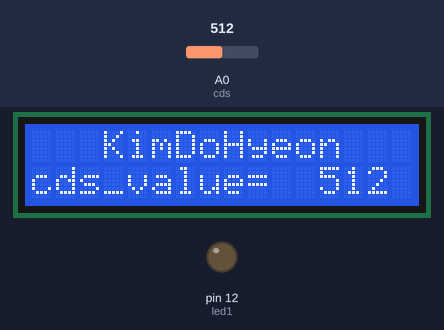
Recording of a sketch running on a simulated Arduino Uno, built with avr-gcc and run on an emulated ATmega328P. Parts: 16×2 character LCD, output pins drawn as LEDs (lit = HIGH). The test bench sets the inputs (shaded band); at power-on: A0 (cds) = 512. What the sketch prints to the serial monitor is not drawn.

Above: at 1.3 s.
1.4 s: A0 (cds) set to 716
At 2.3 s:
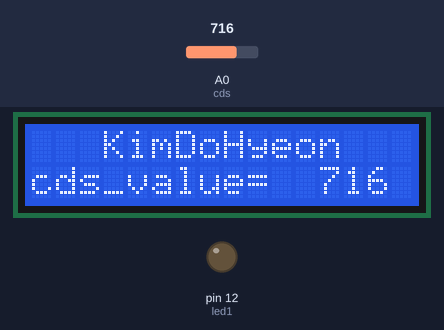
3.2 s: A0 (cds) set to 900
At 3.7 s:
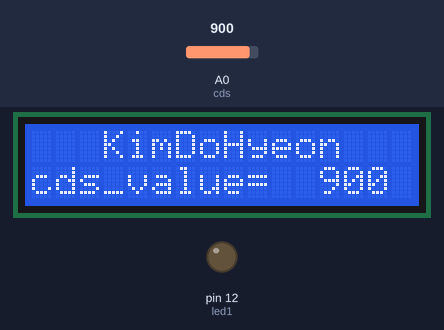
4.7 s: A0 (cds) set to 1023
At 6.2 s:
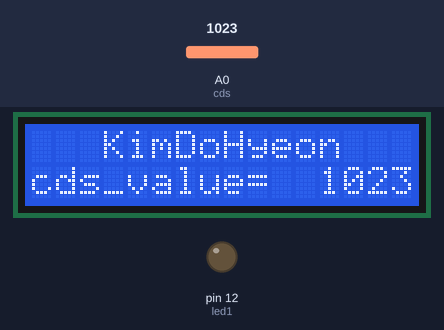
Timing chart, 0 to 7.7 s (numbered marks = the images above; inputs shaded):
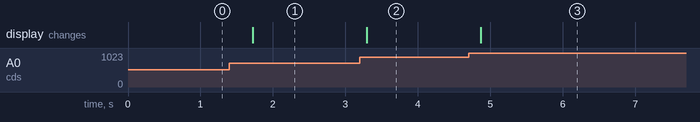

Measured:
- after the input at 1.4 s, the display: changes after 0.32 s (image 1)
- after the input at 3.2 s, the display: changes after 0.09 s (image 2)
- after the input at 4.7 s, the display: changes after 0.17 s (image 3)

The sketch:

cds_led_lcd1.ino
```cpp
#include <Wire.h>
#include <LiquidCrystal_I2C.h>

LiquidCrystal_I2C lcd(0x3F,16,2);  // set the LCD address to 0x27 for a 16 chars and 2 line display
int cds=A0; //조도센서를 A2(아나로그 핀에 꽂겠다는 뜻
int cdsValue =0;
int led1=12;
 void setup()
      {
        lcd.init();                      // initialize the lcd
        lcd.init();
        // Print a message to the LCD.
        lcd.backlight();
        lcd.setCursor(3,0);
        lcd.print("KimDoHyeon");
       pinMode(led1, OUTPUT);
       Serial.begin(9600); //9600BAU로 아두이노와 컴퓨터가 통신
      }
void loop()
        {
         cdsValue = analogRead(cds);
          // cds A2에 꽂힌 핀에서 조도값을 읽어올래
         Serial.print("cds value = ");
         // 시리얼 포트창(오른쪽 상단 돋보기 모양)에서 값 확인
         Serial.println(  cdsValue);
         lcd.setCursor(0,1);
         lcd.print("cds_value=");
         lcd.setCursor(12,1);
         lcd.print(cdsValue);


  delay(300);
        }
```
